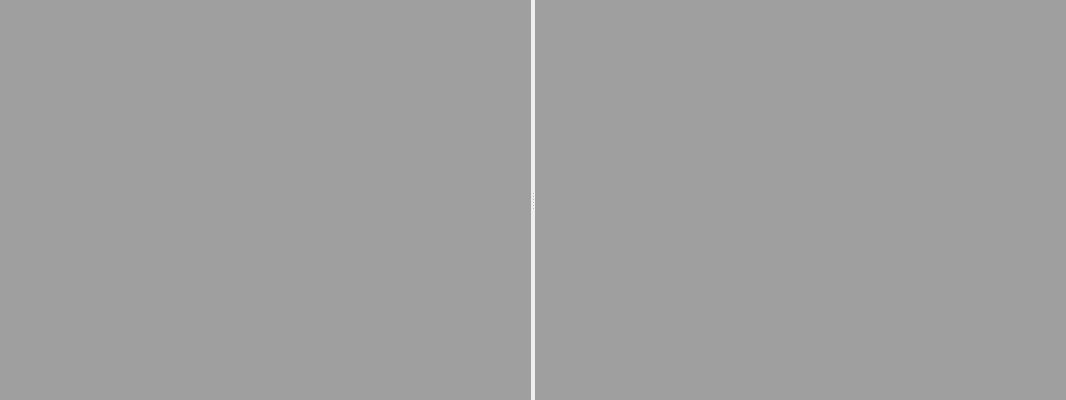
  <widget class="QWidget" name="centralwidget">
   <property name="sizePolicy">
    <sizepolicy hsizetype="Expanding" vsizetype="Expanding">
     <horstretch>0</horstretch>
     <verstretch>0</verstretch>
    </sizepolicy>
   </property>
   <layout class="QGridLayout" name="gridLayout_3">
    <property name="leftMargin">
     <number>0</number>
    </property>
    <property name="topMargin">
     <number>0</number>
    </property>
    <property name="rightMargin">
     <number>0</number>
    </property>
    <property name="bottomMargin">
     <number>0</number>
    </property>
    <item row="0" column="0">
     <widget class="QSplitter" name="splitter_mdi">
      <property name="orientation">
       <enum>Qt::Horizontal</enum>
      </property>
      <widget class="QMdiArea" name="mdiArea">
       <property name="activationOrder">
        <enum>QMdiArea::ActivationHistoryOrder</enum>
       </property>
       <property name="viewMode">
        <enum>QMdiArea::TabbedView</enum>
       </property>
       <property name="tabsClosable">
        <bool>true</bool>
       </property>
       <property name="tabsMovable">
        <bool>true</bool>
       </property>
      </widget>
      <widget class="QMdiArea" name="mdiArea_2">
       <property name="activationOrder">
        <enum>QMdiArea::ActivationHistoryOrder</enum>
       </property>
       <property name="viewMode">
        <enum>QMdiArea::TabbedView</enum>
       </property>
       <property name="tabsClosable">
        <bool>true</bool>
       </property>
       <property name="tabsMovable">
        <bool>true</bool>
       </property>
      </widget>
     </widget>
    </item>
   </layout>
  </widget>
